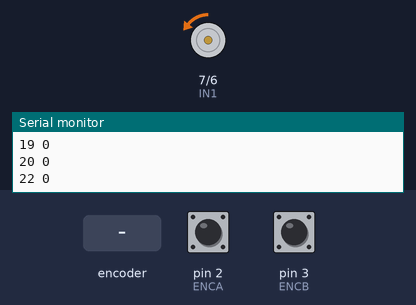
The sketch below on a simulated Arduino Uno, built with avr-gcc and run on an emulated ATmega328P. On the bench: motor-driver pin pairs drawn as motors (green arrow = first pin HIGH = forward, orange = second pin HIGH = backward, longer = more drive, scaled by the enable pin), the last lines printed to the serial monitor. The test bench sets the inputs (shaded band); at power-on: pin 2 (ENCA) HIGH, pin 3 (ENCB) HIGH.

Above: at 0.15 s.
At 1.2 s:
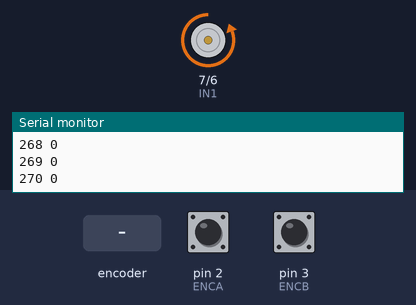
1.3 s: rotary encoder on pin 2 (ENCA) / pin 3 (ENCB) turned 1 step (first pin leading)
At 4.6 s:
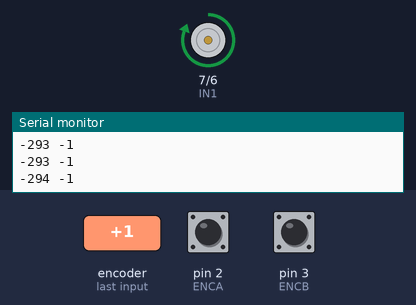
Timing chart, 0 to 10.5 s (numbered marks = the images above; inputs shaded):
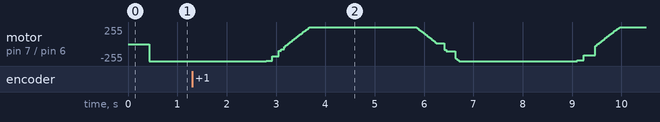

The sketch:

POS_CONTROL2.ino
```cpp
#include <util/atomic.h>

#define ENCA 2
#define ENCB 3
#define PWM 5
#define IN2 6
#define IN1 7

volatile int position = 0;
long previousTime = 0;
float previousError = 0;
float errorIntegral = 0;

void setup() {
  Serial.begin(9600);
  pinMode(ENCA, INPUT);
  pinMode(ENCB, INPUT);
  attachInterrupt(digitalPinToInterrupt(ENCA), readEncoder, RISING);
  pinMode(PWM, OUTPUT);
  pinMode(IN1, OUTPUT);
  pinMode(IN2, OUTPUT);
  Serial.println("target pos");
}

void loop() {
  int target = 300 * sin(previousTime / 1e6);

  float kp = 2;
  float kd = 0.025;
  float ki = 0.1;

  long currentTime = micros();
  float deltaTime = ((float)(currentTime - previousTime)) / 1.0e6;
  previousTime = currentTime;

  int currentPosition;
  ATOMIC_BLOCK(ATOMIC_RESTORESTATE) {
    currentPosition = position;
  }

  int error = currentPosition - target;
  float errorDerivative = (error - previousError) / deltaTime;
  errorIntegral += error * deltaTime;

  float controlSignal = kp * error + kd * errorDerivative + ki * errorIntegral;

  float power = abs(controlSignal);
  if (power > 255) {
    power = 255;
  }

  setMotor(controlSignal, power, PWM, IN1, IN2);
  previousError = error;

  Serial.print(target);
  Serial.print(" ");
  Serial.print(currentPosition);
  Serial.println();
}

void setMotor(float controlSignal, int power, int pwm, int in1, int in2) {
  analogWrite(pwm, power);
  digitalWrite(in1, controlSignal > 0 ? HIGH : LOW);
  digitalWrite(in2, controlSignal > 0 ? LOW : HIGH);
}

void readEncoder() {
  int b = digitalRead(ENCB);
  position += (b > 0) ? 1 : -1;
}
```
